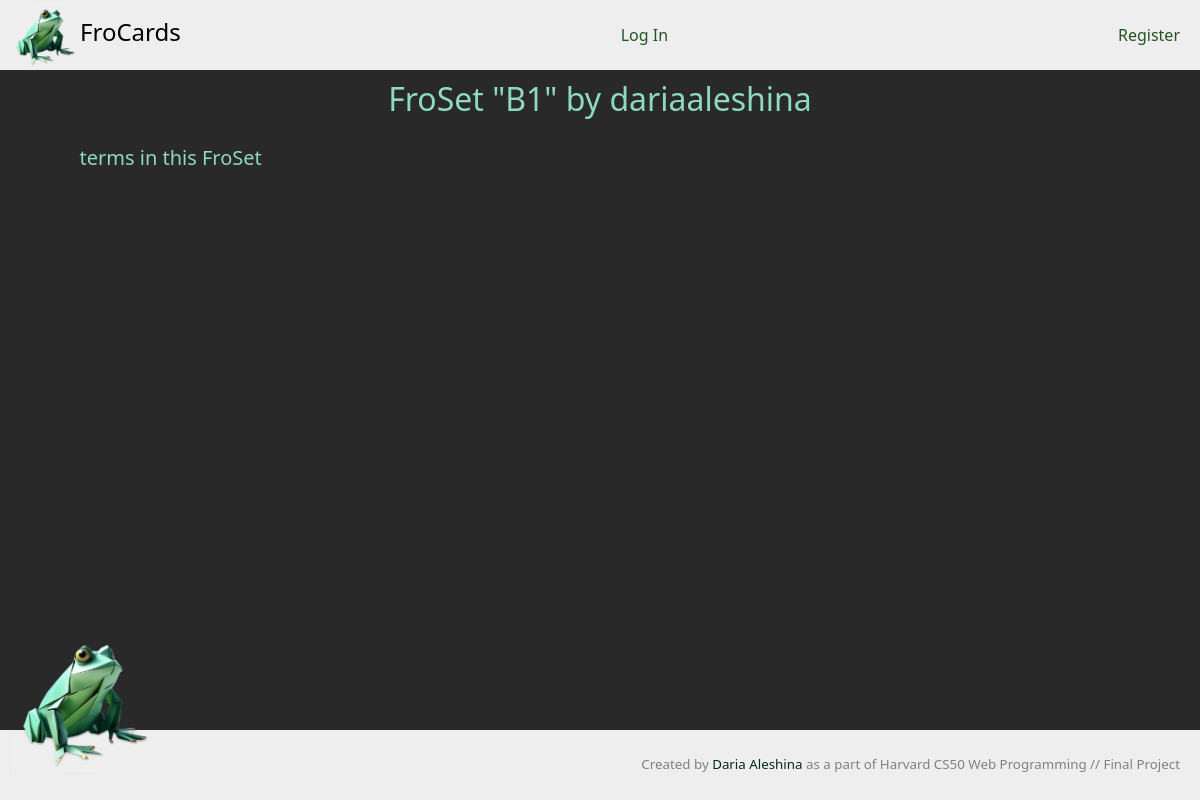
/set/31, run on an earlier commit of the app's database.
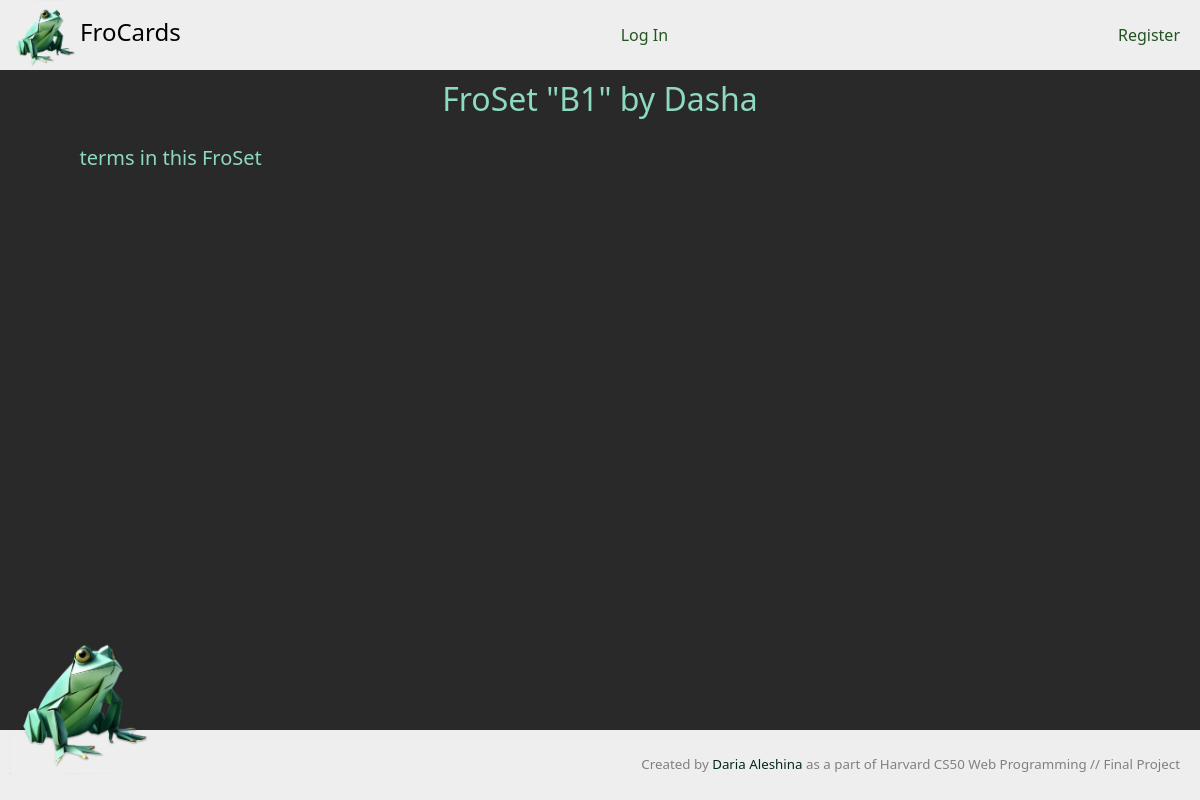
And on a later commit of the database.
### frogApp/models.py (models this page shows, shortened)
class Set(models.Model):
    name = models.CharField(max_length = 50, validators=[MinLengthValidator(0), MaxLengthValidator(50)])
    userCreated = models.ForeignKey(User, on_delete=models.CASCADE, related_name = "set_creator")
    timestamp = models.DateTimeField(auto_now_add=True)

class User(AbstractUser):
    pass

### frogApp/views.py (the view, shortened to what this page needs)
# urls.py: path("set/<int:set_id>", views.set_view, name="set_view"),
def set_view(request, set_id):
    try:
        set_info = Set.objects.get(pk=set_id)
        set_starred = False
        print("set_starred", set_starred)
    except (Set.DoesNotExist):
        message = 'this FroSet does not exist or was deleted'
        return render(request, "frogApp/error.html", {
            "message":  message
        })
    return render(request, "frogApp/set_view.html", {
        "set_info": set_info,
        "set_starred": set_starred
    })

### frogApp/templates/frogApp/set_view.html (shortened to what this page needs)
{% extends "frogApp/layout.html" %}
{% load static %}
{% block main %}
    <div id="setInfo" class="main-sub-block">
        <h2>FroSet "{{ set_info.name }}" by {{set_info.userCreated.username}}</h2>
    </div>
    <div id="cardsView" class="main-sub-block"></div>
{% endblock %}

What changed in the data, as far as the page shows it:
changed Set: userCreated.username "dariaaleshina" → "Dasha"
